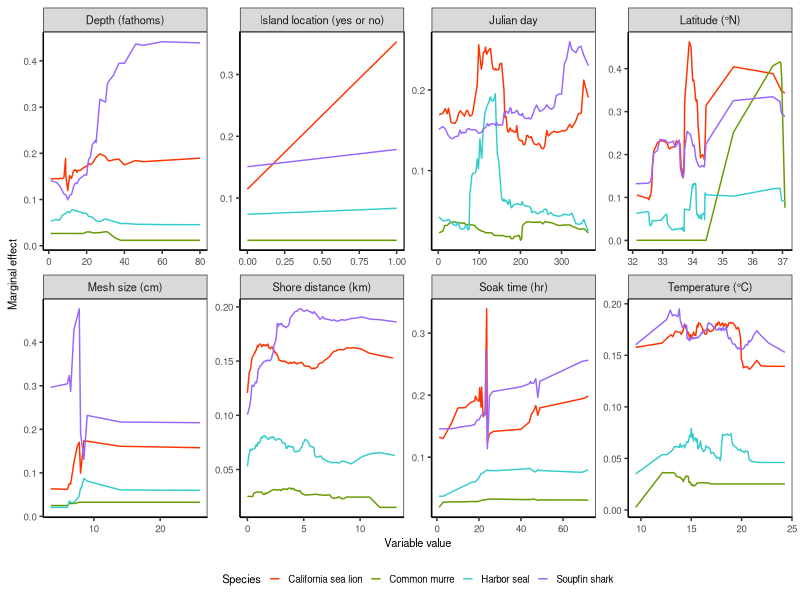
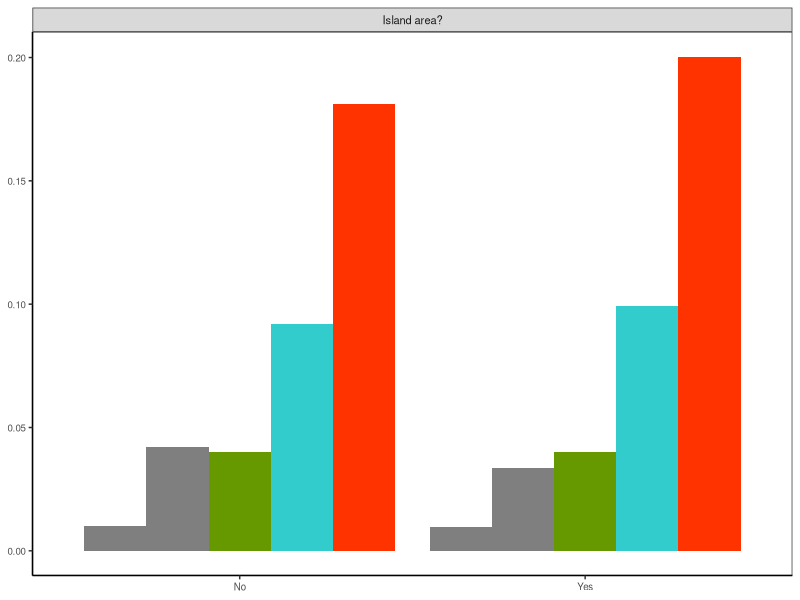

R code for these plots, in order: (Note: this script raises an error after producing the figures.)

# Clear workspace
rm(list = ls())

# Setup
################################################################################

# Packages
library(tidyverse)
library(cowplot)

# Directories
plotdir <- "figures"


# Read data
################################################################################

data <- read.csv("model_result/marginal_effects.csv")

data_cat <- read.csv("model_result/categorical_marginal_effects.csv")

# Reorder categorical data
################################################################################
data_cat <- data_cat %>%
  mutate(species = species %>% fct_reorder(prob))


# Plot data
################################################################################

# Theme
base_theme <-  theme(axis.text=element_text(size=7),
                     axis.title=element_text(size=8),
                     legend.text=element_text(size=7),
                     legend.title=element_text(size=8),
                     strip.text=element_text(size=8),
                     # Gridlines
                     panel.grid.major = element_blank(), 
                     panel.grid.minor = element_blank(),
                     panel.background = element_blank(), 
                     axis.line = element_line(colour = "black"),
                     # Legend
                     legend.background = element_rect(fill=alpha('blue', 0)))

# Plot

species_color <- c("California sea lion" = "#FF3300", "Common murre" = "#669900", "Harbor seal" = "#33CCCC", "Soupfin shark" = "#9966FF")

main_plot <- ggplot(data, aes(x=value, y=prob, color=species)) +
  facet_wrap(~variable, ncol=4, scales="free") +
  geom_line() +
  # Labels
  labs(x="Variable value", y="Marginal effect") +
  # Legend
  scale_colour_manual(name="Species", values = species_color) +
  # Theme
  theme_bw() + base_theme +
  theme(legend.key.size=unit(0.3, "cm"),
        legend.position = "bottom")

main_plot


insert_plot <- ggplot(data_cat, aes(x = value, y = prob, fill=species)) +
  facet_wrap(~variable) +
  geom_bar(stat = "identity", position = "dodge") +
  # fill color
  scale_fill_manual(values = species_color) +
  # Theme
  theme_bw() + base_theme +
  theme(legend.position = "none",
        axis.title.x = element_blank(),
        axis.title.y = element_blank())
  
insert_plot

# use cowplot package, we can insert categorical plot inside

plot_with_insert <-
  ggdraw() +
  draw_plot(main_plot) +
  draw_plot(insert_plot, x = 0.755, y = 0.125, width = 0.25, height = 0.45)


  
# Export
ggsave(plot_with_insert, filename=file.path(plotdir, "Fig6_marginal_effects.png"), 
       width=5.6, height=4.19, units="in", dpi=600)



######################## by species ############################

# plot directory
plotdir <- "presentations"


# Theme
base_theme <-  theme(axis.text=element_text(size=7),
                     axis.title=element_text(size=8),
                     legend.text=element_text(size=7),
                     legend.title=element_text(size=8),
                     strip.text=element_text(size=8),
                     # Gridlines
                     panel.grid.major = element_blank(), 
                     panel.grid.minor = element_blank(),
                     panel.background = element_blank(), 
                     axis.line = element_line(colour = "black"),
                     # Legend
                     legend.background = element_rect(fill=alpha('blue', 0)))


# California sea lion

species_color <- c("California sea lion" = "#FF3300", "Common murre" = "#669900", "Harbor seal" = "#33CCCC", "Soupfin shark" = "#9966FF")

main_plot <- ggplot(data %>% filter(species == "California sea lion"), aes(x=value, y=prob, color=species)) +
  facet_wrap(~variable, ncol=4, scales="free") +
  geom_line() +
  # Labels
  labs(x="Variable value", y="Marginal effect") +
  # Legend
  scale_colour_manual(name="Species", values = species_color) +
  # Theme
  theme_bw() + base_theme +
  theme(legend.key.size=unit(0.3, "cm"),
        legend.position = "bottom")

main_plot


insert_plot <- ggplot(data_cat %>% filter(species == "California sea lion"), aes(x = value, y = prob, fill=species)) +
  facet_wrap(~variable) +
  geom_bar(stat = "identity", position = "dodge") +
  # fill color
  scale_fill_manual(values = species_color) +
  # Theme
  theme_bw() + base_theme +
  theme(legend.position = "none",
        axis.title.x = element_blank(),
        axis.title.y = element_blank())

insert_plot

# use cowplot package, we can insert categorical plot inside

plot_with_insert <-
  ggdraw() +
  draw_plot(main_plot) +
  draw_plot(insert_plot, x = 0.755, y = 0.125, width = 0.25, height = 0.45)

plot_with_insert

# Export
ggsave(plot_with_insert, filename=file.path(plotdir, "Fig6_marginal_effects_SL.png"), 
       width=5.6, height=4.19, units="in", dpi=600)

########################################################################

# Harbor seal


main_plot <- ggplot(data %>% filter(species == "Harbor seal"), aes(x=value, y=prob, color=species)) +
  facet_wrap(~variable, ncol=4, scales="free") +
  geom_line() +
  # Labels
  labs(x="Variable value", y="Marginal effect") +
  # Legend
  scale_colour_manual(name="Species", values = species_color) +
  # Theme
  theme_bw() + base_theme +
  theme(legend.key.size=unit(0.3, "cm"),
        legend.position = "bottom")

main_plot


insert_plot <- ggplot(data_cat %>% filter(species == "Harbor seal"), aes(x = value, y = prob, fill=species)) +
  facet_wrap(~variable) +
  geom_bar(stat = "identity", position = "dodge") +
  # fill color
  scale_fill_manual(values = species_color) +
  # Theme
  theme_bw() + base_theme +
  theme(legend.position = "none",
        axis.title.x = element_blank(),
        axis.title.y = element_blank())

insert_plot

# use cowplot package, we can insert categorical plot inside

plot_with_insert <-
  ggdraw() +
  draw_plot(main_plot) +
  draw_plot(insert_plot, x = 0.755, y = 0.125, width = 0.25, height = 0.45)

plot_with_insert

# Export
ggsave(plot_with_insert, filename=file.path(plotdir, "Fig6_marginal_effects_HS.png"), 
       width=5.6, height=4.19, units="in", dpi=600)

########################################################################


# Common murre


main_plot <- ggplot(data %>% filter(species == "Common murre"), aes(x=value, y=prob, color=species)) +
  facet_wrap(~variable, ncol=4, scales="free") +
  geom_line() +
  # Labels
  labs(x="Variable value", y="Marginal effect") +
  # Legend
  scale_colour_manual(name="Species", values = species_color) +
  # Theme
  theme_bw() + base_theme +
  theme(legend.key.size=unit(0.3, "cm"),
        legend.position = "bottom")

main_plot


insert_plot <- ggplot(data_cat %>% filter(species == "Common murre"), aes(x = value, y = prob, fill=species)) +
  facet_wrap(~variable) +
  geom_bar(stat = "identity", position = "dodge") +
  # fill color
  scale_fill_manual(values = species_color) +
  # Theme
  theme_bw() + base_theme +
  theme(legend.position = "none",
        axis.title.x = element_blank(),
        axis.title.y = element_blank())

insert_plot

# use cowplot package, we can insert categorical plot inside

plot_with_insert <-
  ggdraw() +
  draw_plot(main_plot) +
  draw_plot(insert_plot, x = 0.755, y = 0.125, width = 0.25, height = 0.45)

plot_with_insert

# Export
ggsave(plot_with_insert, filename=file.path(plotdir, "Fig6_marginal_effects_CM.png"), 
       width=5.6, height=4.19, units="in", dpi=600)

########################################################################


# Soupfin shark


main_plot <- ggplot(data %>% filter(species == "Soupfin shark"), aes(x=value, y=prob, color=species)) +
  facet_wrap(~variable, ncol=4, scales="free") +
  geom_line() +
  # Labels
  labs(x="Variable value", y="Marginal effect") +
  # Legend
  scale_colour_manual(name="Species", values = species_color) +
  # Theme
  theme_bw() + base_theme +
  theme(legend.key.size=unit(0.3, "cm"),
        legend.position = "bottom")

main_plot


insert_plot <- ggplot(data_cat %>% filter(species == "Soupfin shark"), aes(x = value, y = prob, fill=species)) +
  facet_wrap(~variable) +
  geom_bar(stat = "identity", position = "dodge") +
  # fill color
  scale_fill_manual(values = species_color) +
  # Theme
  theme_bw() + base_theme +
  theme(legend.position = "none",
        axis.title.x = element_blank(),
        axis.title.y = element_blank())

insert_plot

# use cowplot package, we can insert categorical plot inside

plot_with_insert <-
  ggdraw() +
  draw_plot(main_plot) +
  draw_plot(insert_plot, x = 0.755, y = 0.125, width = 0.25, height = 0.45)

plot_with_insert

# Export
ggsave(plot_with_insert, filename=file.path(plotdir, "Fig6_marginal_effects_SS.png"), 
       width=5.6, height=4.19, units="in", dpi=600)
